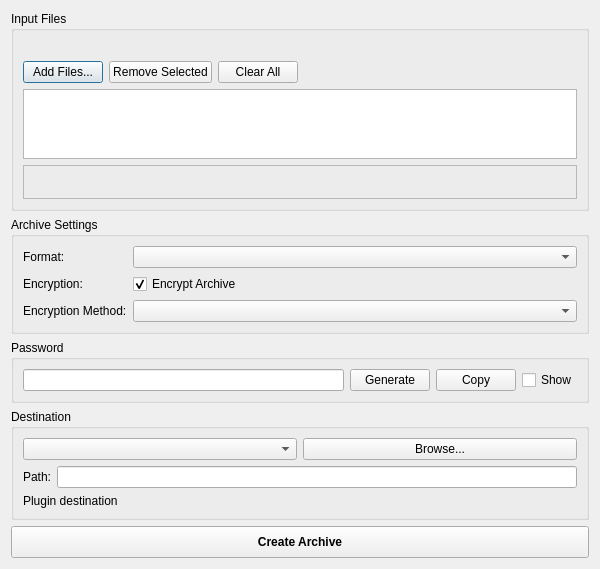
<?xml version="1.0" encoding="UTF-8"?>
<!-- SPDX-License-Identifier: MPL-2.0 -->
<ui version="4.0">
 <class>MainDialog</class>
 <widget class="QDialog" name="MainDialog">
  <property name="geometry">
   <rect>
    <x>0</x>
    <y>0</y>
    <width>600</width>
    <height>550</height>
   </rect>
  </property>
  <property name="windowTitle">
   <string>Absand - Secure Archive</string>
  </property>
  <layout class="QVBoxLayout" name="verticalLayout">
   <item>
    <widget class="QGroupBox" name="inputGroupBox">
     <property name="title">
      <string>Input Files</string>
     </property>
     <layout class="QVBoxLayout" name="verticalLayoutInput">
      <item>
       <widget class="QLabel" name="inputLabel">
        <property name="font">
         <font>
          <pointsize>10</pointsize>
         </font>
        </property>
        <property name="wordWrap">
         <bool>true</bool>
        </property>
       </widget>
      </item>
      <item>
       <layout class="QHBoxLayout" name="inputButtonLayout">
        <item>
         <widget class="QPushButton" name="addFilesButton">
          <property name="text">
           <string>Add Files...</string>
          </property>
         </widget>
        </item>
        <item>
         <widget class="QPushButton" name="removeSelectedButton">
          <property name="text">
           <string>Remove Selected</string>
          </property>
         </widget>
        </item>
        <item>
         <widget class="QPushButton" name="clearFilesButton">
          <property name="text">
           <string>Clear All</string>
          </property>
         </widget>
        </item>
        <item>
         <spacer name="horizontalSpacer">
          <property name="orientation">
           <enum>Qt::Horizontal</enum>
          </property>
          <property name="sizeHint" stdset="0">
           <size>
            <width>40</width>
            <height>20</height>
           </size>
          </property>
         </spacer>
        </item>
       </layout>
      </item>
      <item>
       <widget class="FileDropListWidget" name="inputListWidget">
        <property name="minimumHeight">
         <number>140</number>
        </property>
        <property name="toolTip">
         <string>Drop files or folders here</string>
        </property>
       </widget>
      </item>
     <item>
      <widget class="QFrame" name="infoFrame">
        <property name="frameShape">
         <enum>QFrame::StyledPanel</enum>
        </property>
        <layout class="QHBoxLayout" name="horizontalLayout">
         <item>
          <widget class="QLabel" name="sizeLabel"/>
         </item>
         <item>
          <widget class="QLabel" name="itemsLabel"/>
         </item>
       </layout>
      </widget>
     </item>
    </layout>
    </widget>
    </item>
   <item>
    <widget class="QGroupBox" name="archiveGroupBox">
     <property name="title">
      <string>Archive Settings</string>
     </property>
     <layout class="QFormLayout" name="formLayout">
      <item row="0" column="0">
       <widget class="QLabel" name="formatLabel">
        <property name="text">
         <string>Format:</string>
        </property>
       </widget>
      </item>
      <item row="0" column="1">
       <widget class="QComboBox" name="formatCombo"/>
      </item>
      <item row="1" column="0">
       <widget class="QLabel" name="encryptLabel">
        <property name="text">
         <string>Encryption:</string>
        </property>
       </widget>
      </item>
      <item row="1" column="1">
       <widget class="QCheckBox" name="encryptCheckbox">
        <property name="text">
         <string>Encrypt Archive</string>
        </property>
        <property name="checked">
         <bool>true</bool>
        </property>
       </widget>
      </item>
      <item row="2" column="0">
       <widget class="QLabel" name="encryptionMethodLabel">
        <property name="text">
         <string>Encryption Method:</string>
        </property>
       </widget>
      </item>
      <item row="2" column="1">
       <widget class="QComboBox" name="encryptionCombo"/>
      </item>
     </layout>
    </widget>
   </item>
   <item>
    <widget class="QGroupBox" name="passwordGroupBox">
     <property name="title">
      <string>Password</string>
     </property>
     <layout class="QVBoxLayout" name="verticalLayout_2">
      <item>
       <layout class="QHBoxLayout" name="horizontalLayout_2">
        <item>
         <widget class="QLineEdit" name="passwordEdit">
          <property name="echoMode">
           <enum>QLineEdit::Password</enum>
          </property>
         </widget>
        </item>
        <item>
         <widget class="QPushButton" name="generatePasswordButton">
          <property name="text">
           <string>Generate</string>
          </property>
         </widget>
        </item>
        <item>
         <widget class="QPushButton" name="copyPasswordButton">
          <property name="text">
           <string>Copy</string>
          </property>
         </widget>
        </item>
        <item>
         <widget class="QCheckBox" name="showPasswordCheckbox">
          <property name="text">
           <string>Show</string>
          </property>
         </widget>
        </item>
       </layout>
      </item>
     </layout>
    </widget>
   </item>
   <item>
    <widget class="QGroupBox" name="destinationGroupBox">
     <property name="title">
      <string>Destination</string>
     </property>
     <layout class="QVBoxLayout" name="verticalLayout_3">
      <item>
       <layout class="QHBoxLayout" name="horizontalLayout_3">
        <item>
         <widget class="QComboBox" name="destTypeCombo"/>
        </item>
        <item>
         <widget class="QPushButton" name="browseButton">
          <property name="text">
           <string>Browse...</string>
          </property>
         </widget>
        </item>
       </layout>
      </item>
      <item>
       <layout class="QHBoxLayout" name="horizontalLayout_4">
        <item>
         <widget class="QLabel" name="destPathLabel">
          <property name="text">
           <string>Path:</string>
          </property>
         </widget>
        </item>
        <item>
         <widget class="QLineEdit" name="destinationPathEdit"/>
        </item>
       </layout>
      </item>
      <item>
       <widget class="QLabel" name="pluginDestLabel">
        <property name="text">
         <string>Plugin destination</string>
        </property>
        <property name="visible">
         <bool>false</bool>
        </property>
       </widget>
      </item>
     </layout>
    </widget>
   </item>
   <item>
    <widget class="QPushButton" name="archiveButton">
     <property name="text">
      <string>Create Archive</string>
     </property>
     <property name="styleSheet">
      <string>font-weight: bold; padding: 8px;</string>
     </property>
    </widget>
   </item>
  </layout>
 </widget>
 <resources/>
 <connections/>
 <customwidgets>
  <customwidget>
   <class>FileDropListWidget</class>
   <extends>QListWidget</extends>
   <header>ui/FileDropListWidget.h</header>
  </customwidget>
 </customwidgets>
</ui>
